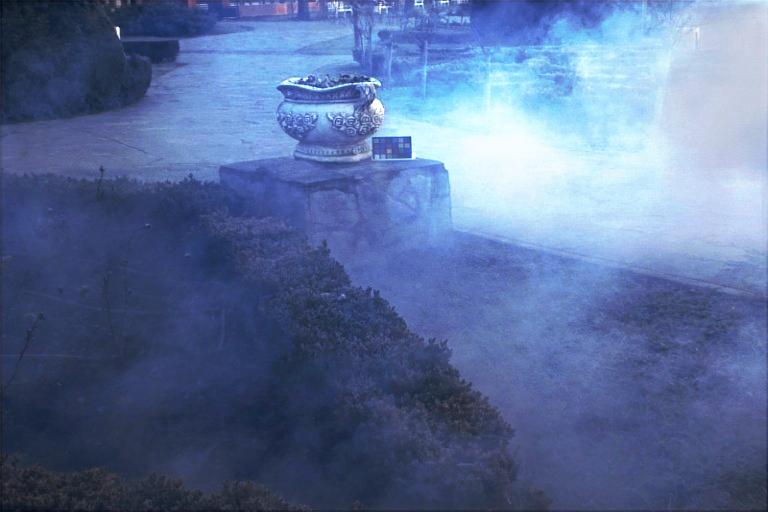
#> input picture ActualDataOriented/_hazy_0_DCPCN.jpg, 768 x 512 px
$ python -i Gray_World.py   (imports and definitions only)
#> lines starting #> are read from the running program, lines starting #| are printed output that depends on the picture
#> further down, picture is the input picture: shape (512, 768, 3); mean B, G, R 154.4, 110.9, 90.6
import cv2 as cv
import numpy as np
from PIL import Image
from Denormalization import DeNormalize

def GrayWorld(img,name='Haze'):
	#img2 = cv.resize(img,(0,0),fx=0.25,fy=0.25)
#> called with name = 'Haze'
	img_norm = cv.normalize(img.astype('float64'),None,0.0,1.0,cv.NORM_MINMAX)
	b,g,r = cv.split(img_norm)
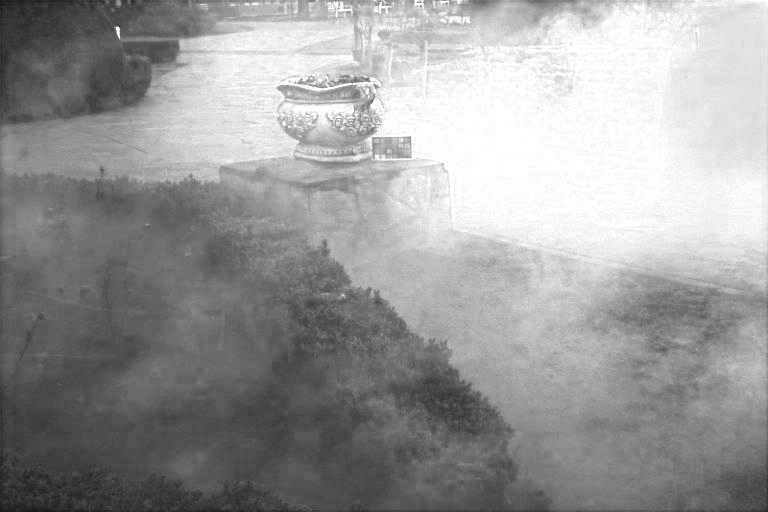
#> b: shape (512, 768) float64; min 0.0824, max 1, mean 0.606
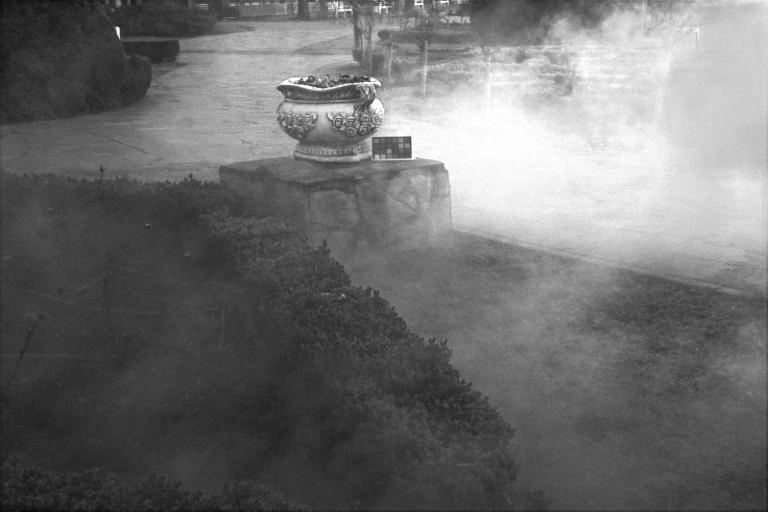
#> g: shape (512, 768) float64; min 0.0314, max 1, mean 0.435
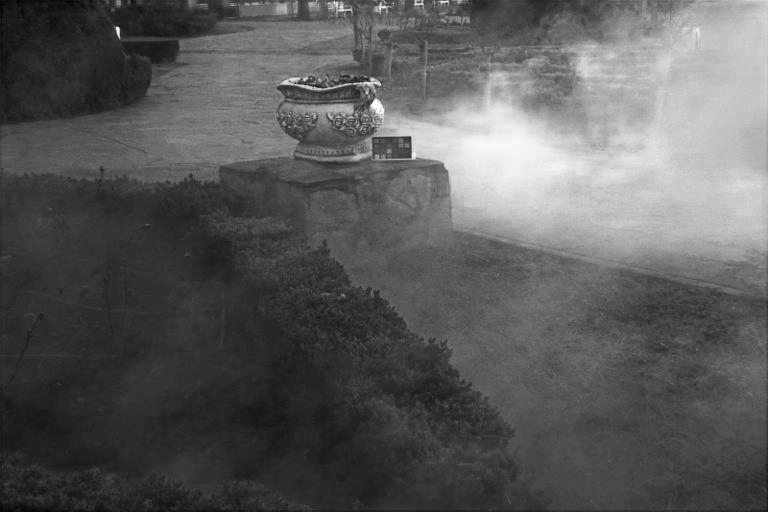
#> r: shape (512, 768) float64; min 0, max 1, mean 0.355
	avg_red = np.mean(r)
#> avg_red = 0.355
	avg_green = np.mean(g)
#> avg_green = 0.435
	avg_blue = np.mean(b)
#> avg_blue = 0.606

	avgRGB = [avg_red,avg_green,avg_blue]
#> avgRGB = [0.355, 0.435, 0.606]

	total_gray_value = (avg_red+avg_green+avg_blue)/3
#> total_gray_value = 0.465

	scaleValue = []

	for i in range(0,len(avgRGB)):
		scaleValue.append(total_gray_value/(avgRGB[i]+0.001))
#> this loop made 3 passes
#> after the loop, scaleValue = [1.31, 1.07, 0.767]


	R = scaleValue[0]*r
	G = scaleValue[1]*g
	B = scaleValue[2]*b
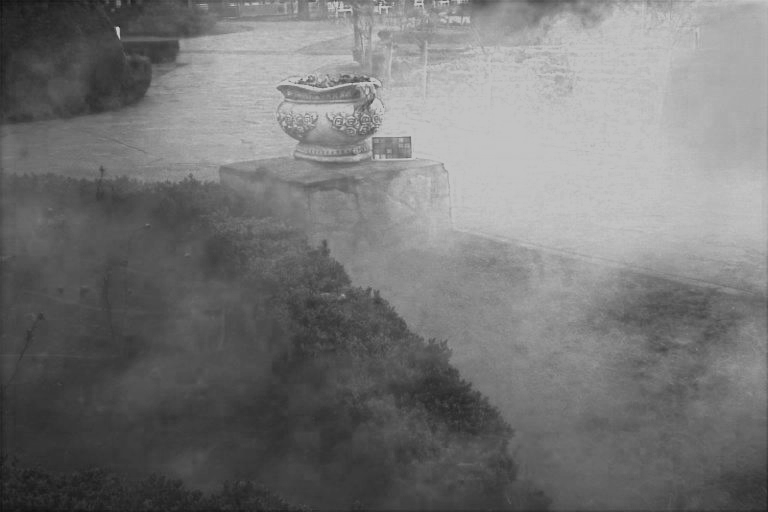
#> B: shape (512, 768) float64; min 0.0632, max 0.767, mean 0.464

	#print(R)

	total_size = img.shape
#> total_size = (512, 768, 3)

	for i in range(0,total_size[0]):
		for j in range(0,total_size[1]):
			if R[i][j] > 255:
				R[i][j] = 255
			if G[i][j] > 255:
				G[i][j] = 255
			if B[i][j] > 255:
				B[i][j] = 255


	output_image = cv.merge((B,G,R)) ;
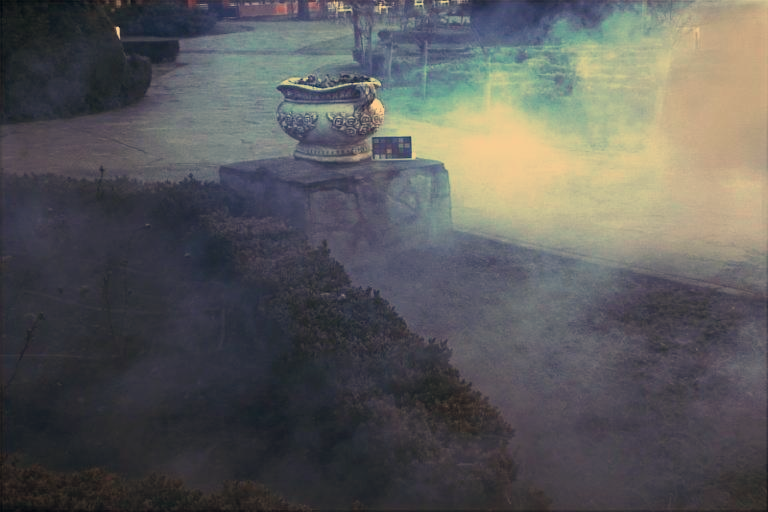
#> output_image: shape (512, 768, 3) float64; mean of channels 0, 1, 2 0.464, 0.464, 0.464; drawn with min black and max white
	#cv.imwrite(name+'_WB.png',output_image)
	#output_image2 = np.hstack((img_norm,output_image))
	#cv.imshow('GrayWorld WB',output_image2)
	cv.waitKey(0)
	cv.destroyAllWindows()
	return output_image

"""haha = GrayWorld(cv.imread('trees2.png',1))
haha_deNorm = DeNormalize(haha,0.0,1.0,0,255)
haha_rgb = cv.cvtColor(haha_deNorm, cv.COLOR_BGR2RGB)
haha_r,haha_g,haha_b = cv.split(haha_rgb)
img_pil = Image.fromarray(haha_rgb)
img_pil_r = Image.fromarray(haha_r)
img_pil_g = Image.fromarray(haha_g)
img_pil_b = Image.fromarray(haha_b)

average_shannon = (shannon_entropy(img_pil_r)+shannon_entropy(img_pil_g)+shannon_entropy(img_pil_b))/3

print(shannon_entropy(img_pil))
print(average_shannon)"""

>>> import cv2
>>> picture = cv2.imread('ActualDataOriented/_hazy_0_DCPCN.jpg')
>>> result = GrayWorld(picture)

$ run again, on ActualDataOriented/reenshot_6_DCPCN.jpg
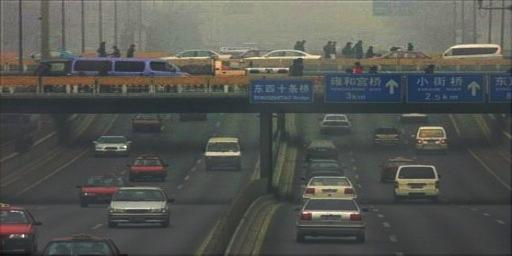
#> input picture ActualDataOriented/reenshot_6_DCPCN.jpg, 512 x 256 px
#> picture is the input picture: shape (256, 512, 3); mean B, G, R 83.2, 87.4, 85.7
#> in GrayWorld, `b,g,r = cv.split(img_norm)`:
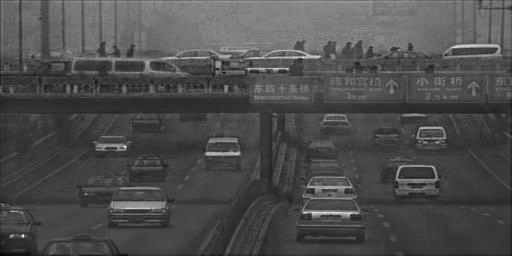
#> b: shape (256, 512) float64; min 0.00405, max 0.98, mean 0.304
#> in GrayWorld, `b,g,r = cv.split(img_norm)`:
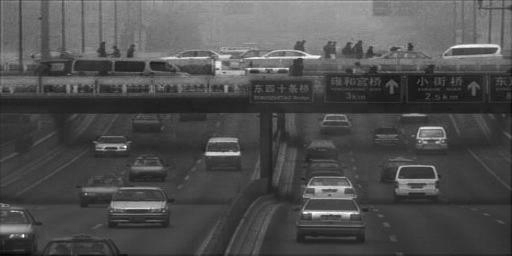
#> r: shape (256, 512) float64; min 0.0081, max 1, mean 0.314
#> avg_red = 0.314
#> avg_green = 0.321
#> avg_blue = 0.304
#> avgRGB = [0.314, 0.321, 0.304]
#> total_gray_value = 0.313
#> the loop in GrayWorld, `for i in range(0,len(avgRGB)):` made 3 passes
#> after the loop in GrayWorld, `for i in range(0,len(avgRGB)):`: scaleValue = [0.994, 0.972, 1.03]
